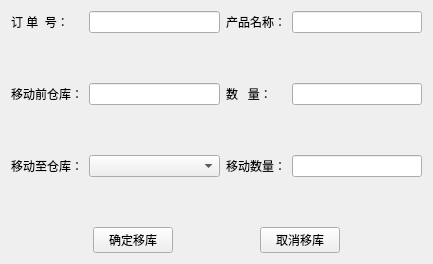
<?xml version="1.0" encoding="UTF-8"?>
<ui version="4.0">
 <class>move_store</class>
 <widget class="QWidget" name="move_store">
  <property name="geometry">
   <rect>
    <x>0</x>
    <y>0</y>
    <width>433</width>
    <height>264</height>
   </rect>
  </property>
  <property name="windowTitle">
   <string>Form</string>
  </property>
  <layout class="QGridLayout" name="gridLayout">
   <item row="0" column="0">
    <widget class="QLabel" name="label">
     <property name="text">
      <string>订 单  号：</string>
     </property>
    </widget>
   </item>
   <item row="3" column="0">
    <spacer name="verticalSpacer_2">
     <property name="orientation">
      <enum>Qt::Vertical</enum>
     </property>
     <property name="sizeHint" stdset="0">
      <size>
       <width>20</width>
       <height>40</height>
      </size>
     </property>
    </spacer>
   </item>
   <item row="1" column="0">
    <spacer name="verticalSpacer">
     <property name="orientation">
      <enum>Qt::Vertical</enum>
     </property>
     <property name="sizeHint" stdset="0">
      <size>
       <width>20</width>
       <height>40</height>
      </size>
     </property>
    </spacer>
   </item>
   <item row="0" column="1">
    <widget class="QLineEdit" name="lineEdit"/>
   </item>
   <item row="2" column="0">
    <widget class="QLabel" name="label_2">
     <property name="text">
      <string>移动前仓库：</string>
     </property>
    </widget>
   </item>
   <item row="4" column="0">
    <widget class="QLabel" name="label_3">
     <property name="text">
      <string>移动至仓库：</string>
     </property>
    </widget>
   </item>
   <item row="4" column="1">
    <widget class="QComboBox" name="comboBox"/>
   </item>
   <item row="5" column="0">
    <spacer name="verticalSpacer_3">
     <property name="orientation">
      <enum>Qt::Vertical</enum>
     </property>
     <property name="sizeHint" stdset="0">
      <size>
       <width>20</width>
       <height>40</height>
      </size>
     </property>
    </spacer>
   </item>
   <item row="0" column="2">
    <widget class="QLabel" name="label_4">
     <property name="text">
      <string>产品名称：</string>
     </property>
    </widget>
   </item>
   <item row="2" column="2">
    <widget class="QLabel" name="label_5">
     <property name="text">
      <string>数   量：</string>
     </property>
    </widget>
   </item>
   <item row="2" column="3">
    <widget class="QLineEdit" name="lineEdit_4"/>
   </item>
   <item row="4" column="2">
    <widget class="QLabel" name="label_6">
     <property name="text">
      <string>移动数量：</string>
     </property>
    </widget>
   </item>
   <item row="4" column="3">
    <widget class="QLineEdit" name="lineEdit_5"/>
   </item>
   <item row="6" column="0" colspan="4">
    <layout class="QHBoxLayout" name="horizontalLayout">
     <item>
      <spacer name="horizontalSpacer">
       <property name="orientation">
        <enum>Qt::Horizontal</enum>
       </property>
       <property name="sizeHint" stdset="0">
        <size>
         <width>40</width>
         <height>20</height>
        </size>
       </property>
      </spacer>
     </item>
     <item>
      <widget class="QPushButton" name="pushButton_2">
       <property name="text">
        <string>确定移库</string>
       </property>
      </widget>
     </item>
     <item>
      <spacer name="horizontalSpacer_2">
       <property name="orientation">
        <enum>Qt::Horizontal</enum>
       </property>
       <property name="sizeHint" stdset="0">
        <size>
         <width>40</width>
         <height>20</height>
        </size>
       </property>
      </spacer>
     </item>
     <item>
      <widget class="QPushButton" name="pushButton">
       <property name="text">
        <string>取消移库</string>
       </property>
      </widget>
     </item>
     <item>
      <spacer name="horizontalSpacer_3">
       <property name="orientation">
        <enum>Qt::Horizontal</enum>
       </property>
       <property name="sizeHint" stdset="0">
        <size>
         <width>40</width>
         <height>20</height>
        </size>
       </property>
      </spacer>
     </item>
    </layout>
   </item>
   <item row="2" column="1">
    <widget class="QLineEdit" name="lineEdit_3"/>
   </item>
   <item row="0" column="3">
    <widget class="QLineEdit" name="lineEdit_2"/>
   </item>
  </layout>
 </widget>
 <resources/>
 <connections/>
</ui>
